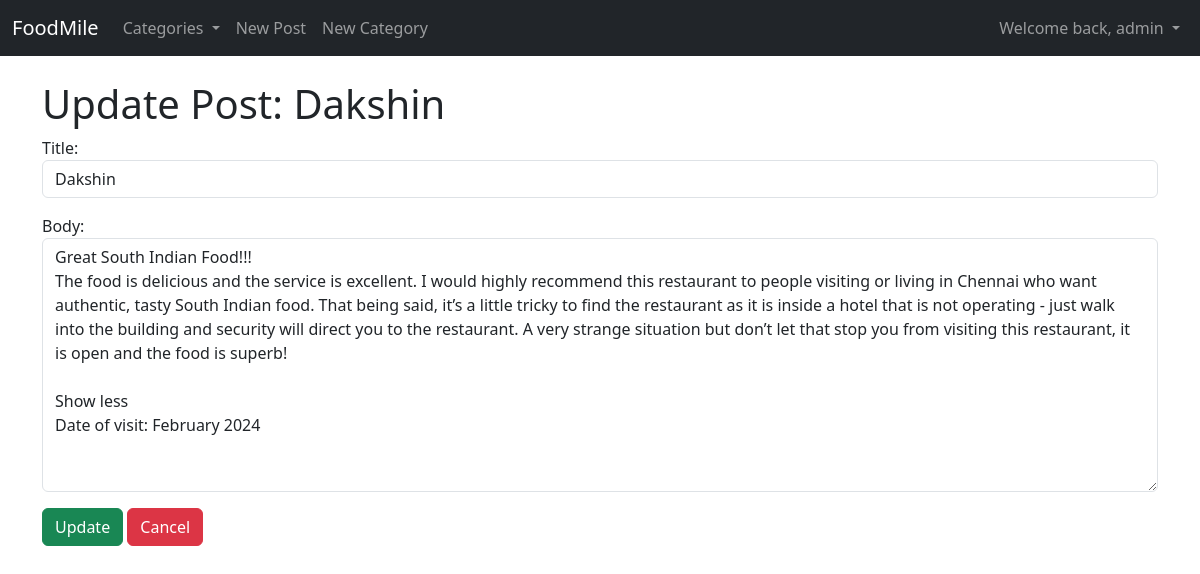
Screenshot of /article/update/24 (signed in) with the database file from the repository.
### foodmileblog/models.py (models this page shows, shortened)
class Post(models.Model):
    title = models.CharField(max_length=255)
    header_image = models.ImageField(null=True, blank=True, upload_to="images/")
    last_updated = models.DateTimeField(default=now, blank=True)
    last_updated_short = models.DateField(default=now, blank=True)
    author = models.ForeignKey(User, on_delete=models.CASCADE) # if user is deleted, we also "cascade" delete all posts of that user, default 1 is admin
    body = RichTextField(blank=True, null=True)
    category = models.CharField(max_length=255, default="miscellaneous")
    likes = models.ManyToManyField(User, related_name='blog_posts')
    summary = models.CharField(max_length=255, default="Summary not available.") # down the line we can use AI to summarise post content
    author_full_name = models.CharField(max_length=100)

### foodmileblog/views.py (the view)
# urls.py: path('article/update/<int:pk>', UpdatePostView.as_view(), name="update-post"),
class UpdatePostView(BaseContextMixin, UpdateView):
    model = Post
    template_name = 'update_post.html'
    form_class = UpdatePostForm
    def dispatch(self, request, *args, **kwargs):
        if self.get_object().author != request.user and request.user.id != 1:
            raise Http404("You are not allowed to edit this post.")
        return super().dispatch(request, *args, **kwargs)

### foodmileblog/forms.py
class UpdatePostForm(forms.ModelForm):
    class Meta:
        model = Post
        fields = ('title', 'body')
        widgets = {
            'title': forms.TextInput(attrs={'class': 'form-control'}), # here class form-control is a bootstarp class
            'body': forms.Textarea(attrs={'class': 'form-control'}),
        }

### foodmileblog/models.py (called while the page is built)
    def __str__(self) -> str:
        return self.name

### foodmileblog/views.py (called while the page is built)
    def get_context_data(self, *args, **kwargs) -> Dict[str, Any]:
        ctg_menu = Category.objects.all()
        context = super().get_context_data(*args, **kwargs)
        context["ctg_menu"] = ctg_menu
        return context

### foodmileblog/templates/update_post.html (shortened to what this page needs)
{% extends 'base.html' %}
{% block content %}
{% if user.is_authenticated %}
    <h1>Update Post: {{post.title}} </h1>
    <div class="form-group">
        <form method="POST">
            {{ form.as_p }}
            <button class="btn btn-success"> Update </button> <a href="{% url 'article-detail' post.pk %}" class="btn btn-danger"> Cancel </a>
        </form>
    </div>
{% else %}
    <h1>Please login to interact. Thanks </h1>
{% endif %}
{% endblock %}

### foodmileblog/templates/base.html (shortened to what this page needs)
<!doctype html>
<html lang="en">
  <head>
    <link href="https://cdn.jsdelivr.net/npm/bootstrap@5.3.3/dist/css/bootstrap.min.css" rel="stylesheet">
  </head>
  <body>
    <nav class="navbar navbar-expand-lg navbar-dark bg-dark">
      <div class="container-fluid">
        <a class="navbar-brand" href="{% url 'home' %}">FoodMile</a>
        <div class="collapse navbar-collapse" id="navbarSupportedContent">
          <ul class="navbar-nav me-auto mb-2 mb-lg-0">
                {% if ctg_menu %}
                <li class="nav-item dropdown">
                    <a class="nav-link dropdown-toggle" href="#" id="navbarDropdown" role="button" data-bs-toggle="dropdown" aria-expanded="false">
                        Categories
                    </a>
                </li>
                {% endif %}
                {% if user.is_authenticated %}
                  <li class="nav-item">
                    <a class="nav-link" href="{% url 'new-post' %}">New Post</a>
                  </li>
                  <li class="nav-item">
                    <a class="nav-link" href="{% url 'new-category' %}">New Category</a>
                  </li>
                {% endif %}
          </ul>
            <ul class="navbar-nav ms-auto mb-2 mb-lg-0">
                {% if user.is_authenticated %}
                  <li class="nav-item dropdown">
                    <a class="nav-link dropdown-toggle" href="#" id="navbarDropdown" role="button" data-bs-toggle="dropdown" aria-expanded="false">
                      Welcome back, {{ user.username }}
                    </a>
                  </li>
                {% endif %}
              </ul>
        </div>
      </div>
    </nav>
    <br/>
    <div class="container">
    {% block content %}
    {% endblock %}
    </div>
  </body>
</html>

### rows the page displays
Post: title "Dakshin", body "Great South Indian Food!!! The food is delicious and the service is excellent. I would highly recommend this restaurant to people visiting or living in Chennai who want authentic, tasty South Indian food. That being said, it’s a little tricky to find the restaurant as it is inside a hotel that is not operating - just walk into the building and security will direct you to the restaurant. A very strange situation but don’t let that stop you from visiting this restaurant, it is open and the food is superb! Show less Date of visit: February 2024"

### other values shown
{{ user.username }} "admin"
